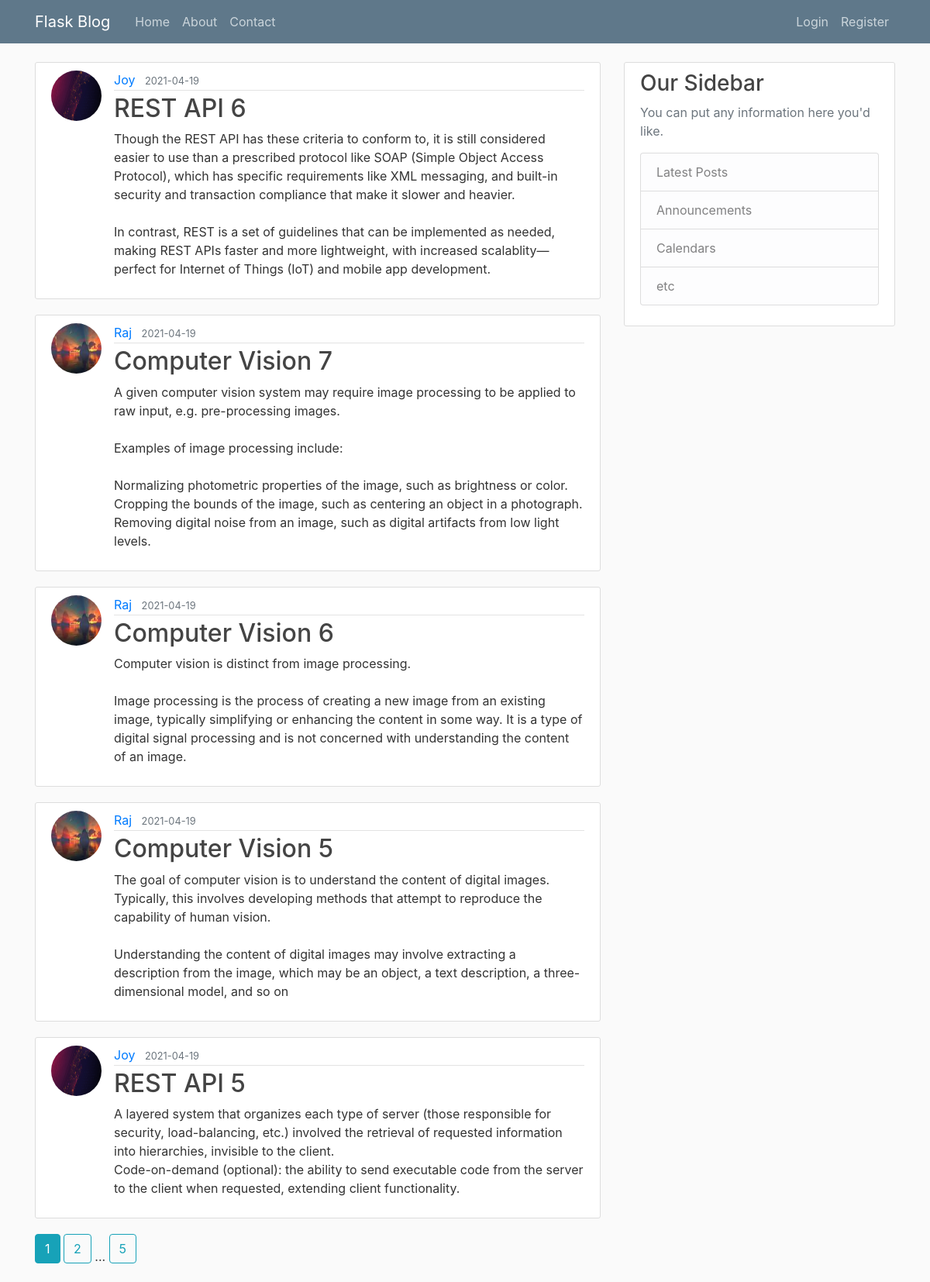
Page /home on the earlier database version.
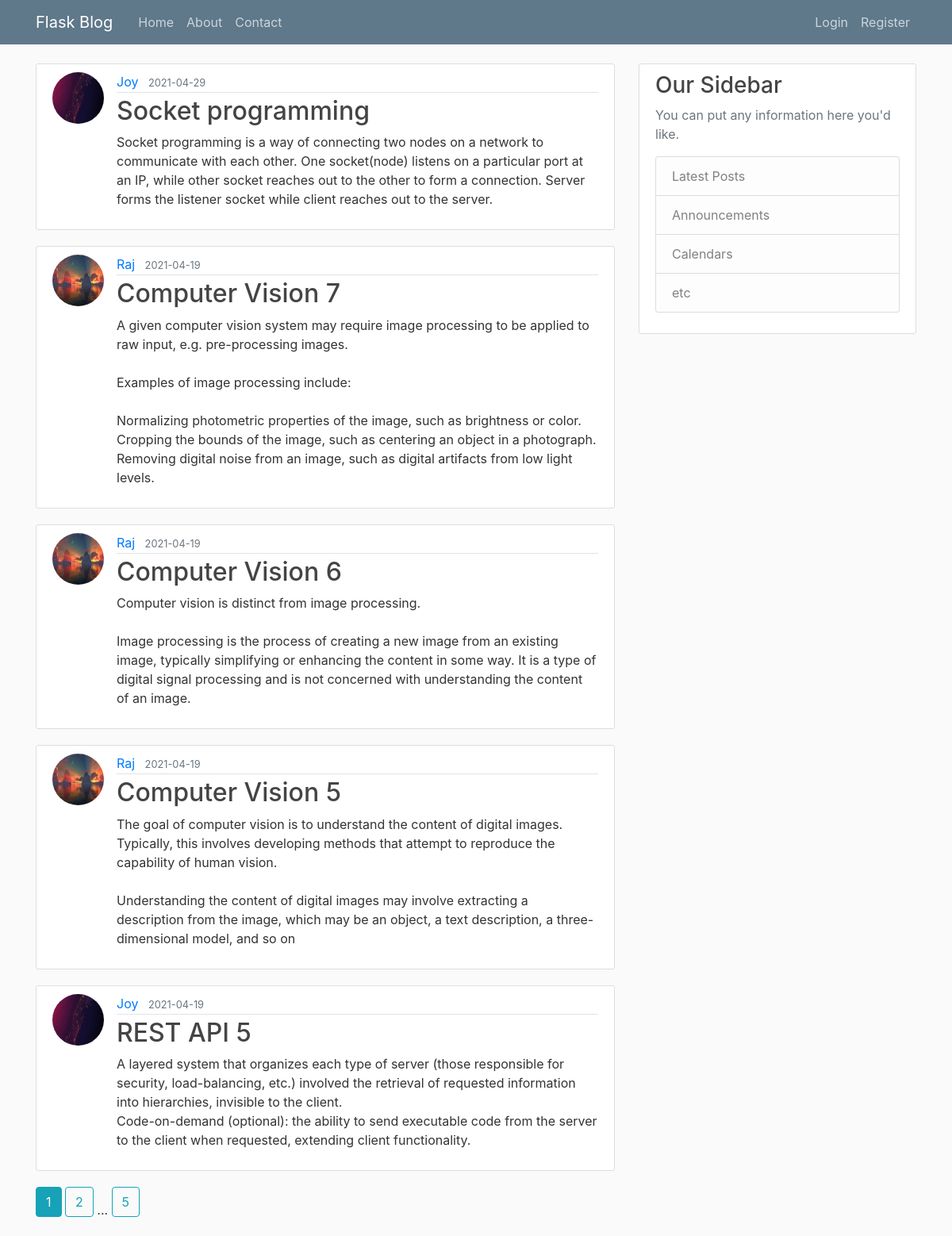
Same page on the later database version.
### flaskblog/models.py (models this page shows, shortened)
class Post(db.Model):
	id = db.Column(db.Integer, primary_key=True)
	title = db.Column(db.String(100), nullable=False)
	date_posted = db.Column(db.DateTime, nullable=False, default=datetime.utcnow)
	content = db.Column(db.Text, nullable=False)
	user_id = db.Column(db.Integer, db.ForeignKey('user.id'), nullable=False)

class User(db.Model, UserMixin):
	id = db.Column(db.Integer, primary_key=True)
	username = db.Column(db.String(20), unique=True, nullable=False)
	email = db.Column(db.String(120), unique=True, nullable=False)
	image_file = db.Column(db.String(20), nullable=False, default='default.jpeg')
	password = db.Column(db.String(60), nullable=False)
	posts = db.relationship('Post', backref='author', lazy=True)

### flaskblog/routes.py (the view)
@app.route('/')
@app.route('/home')
def home():
	page = request.args.get('page', 1, type=int)
	posts = Post.query.order_by(Post.date_posted.desc()).paginate(page=page, per_page=5)
	return render_template('home.html', posts=posts)

### flaskblog/templates/home.html
{% extends "layout.html" %}
{% block content %}
    {% for post in posts.items %}
        <article class="media content-section">
          <img class="rounded-circle article-img" src="{{ url_for('static', filename='profile_pics/' + post.author.image_file) }}">
          <div class="media-body">
            <div class="article-metadata">
              <a class="mr-2" href="{{ url_for('user_posts', username=post.author.username)}}">{{ post.author.username }}</a>
              <small class="text-muted">{{ post.date_posted.strftime('%Y-%m-%d') }}</small>
            </div>
            <h2><a class="article-title" href="{{ url_for('post', post_id=post.id) }}">{{ post.title }}</a></h2>
            <p class="article-content">{{ post.content }}</p>
          </div>
        </article>
    {% endfor %}
	{% for page_num in posts.iter_pages(left_edge=1, right_edge=1, left_current=1, right_current=2) %}
		{% if page_num %}
			{% if posts.page == page_num %}
				<a class="btn btn-info mb-4 " href="{{ url_for('home', page=page_num) }}">{{ page_num }}</a>
			{% else %}
				<a class="btn btn-outline-info mb-4 " href="{{ url_for('home', page=page_num) }}">{{ page_num }}</a>
			{% endif %}
		{% else %}
			...
		{% endif %}
	{% endfor%}
{% endblock content %}

### flaskblog/templates/layout.html (shortened to what this page needs)
<!DOCTYPE html>
<html>
<head>
    <link rel="stylesheet" href="https://stackpath.bootstrapcdn.com/bootstrap/4.3.1/css/bootstrap.min.css">
    <link rel="stylesheet" type="text/css" href = "{{url_for('static', filename='main.css') }}">
</head>
<body>
	<header class="site-header">
	  <nav class="navbar navbar-expand-md navbar-dark bg-steel fixed-top">
	    <div class="container">
	      <a class="navbar-brand mr-4" href="/">Flask Blog</a>
	      <div class="collapse navbar-collapse" id="navbarToggle">
	        <div class="navbar-nav mr-auto">
	          <a class="nav-item nav-link" href=" {{url_for('home')}} ">Home</a>
	          <a class="nav-item nav-link" href=" {{url_for('about')}} ">About</a>
			  <a class="nav-item nav-link" href=" {{url_for('contact')}} ">Contact</a>
	        </div>
	        <div class="navbar-nav">
				{% if current_user.is_authenticated %}
					<a class="nav-item nav-link" href=" {{url_for('new_post')}} ">New Post</a>
					<a class="nav-item nav-link" href=" {{url_for('account')}} ">Account</a>
					<a class="nav-item nav-link" href=" {{url_for('logout')}} ">Logout</a>
				{% else %}
					<a class="nav-item nav-link" href=" {{url_for('login')}} ">Login</a>
					<a class="nav-item nav-link" href=" {{url_for('register')}} ">Register</a>
				{% endif %}
	        </div>
	      </div>
	    </div>
	  </nav>
	</header>
	<main role="main" class="container">
	  <div class="row">
	    <div class="col-md-8">
			{% block content %}{% endblock %}
	    </div>
	    <div class="col-md-4">
	      <div class="content-section">
	        <h3>Our Sidebar</h3>
	        <p class='text-muted'>You can put any information here you'd like.
	          <ul class="list-group">
	            <li class="list-group-item list-group-item-light">Latest Posts</li>
	            <li class="list-group-item list-group-item-light">Announcements</li>
	            <li class="list-group-item list-group-item-light">Calendars</li>
	            <li class="list-group-item list-group-item-light">etc</li>
	          </ul>
	        </p>
	      </div>
	    </div>
	  </div>
	</main>
</body>
</html>

### flaskblog/static/main.css (style rules this page uses)
body { background: #fafafa; color: #333333; margin-top: 5rem; }
h1, h2, h3, h4, h5, h6 { color: #444444; }
.bg-steel { background-color: #5f788a; }
.site-header .navbar-nav .nav-link { color: #cbd5db; }
.content-section { background: #ffffff; padding: 10px 20px; border: 1px solid #dddddd; border-radius: 3px; margin-bottom: 20px; }
.article-title { color: #444444; }
.article-content { white-space: pre-line; }
.article-img { height: 65px; width: 65px; margin-right: 16px; }
.article-metadata { padding-bottom: 1px; margin-bottom: 4px; border-bottom: 1px solid #e3e3e3 }

Differences in the rows shown:
removed Post: author.username "Joy", date_posted "2021-04-19", title "REST API 6", content "Though the REST API has these criteria to conform to, it is still considered easier to use than a prescribed protocol like SOAP (Simple Object Access Protocol), which has specific requirements like XML messaging, and built-in security and transaction compliance that make it slower and heavier. In contrast, REST is a set of guidelines that can be implemented as needed, making REST APIs faster and more lightweight, with increased scalablity—perfect for Internet of Things (IoT) and mobile app development."
added Post: author.username "Joy", date_posted "2021-04-29", title "Socket programming", content "Socket programming is a way of connecting two nodes on a network to communicate with each other. One socket(node) listens on a particular port at an IP, while other socket reaches out to the other to form a connection. Server forms the listener socket while client reaches out to the server."
